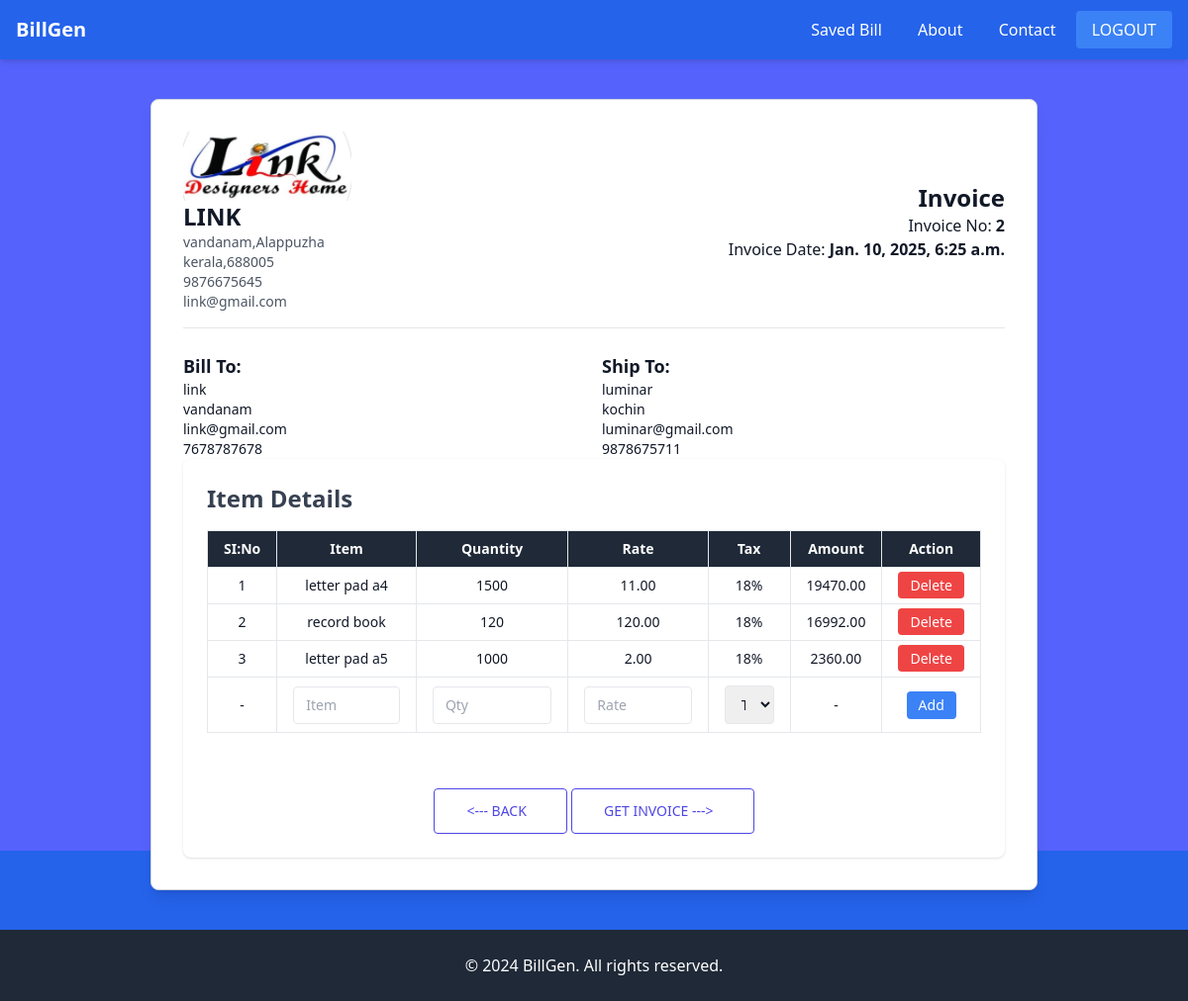
The page /generate/bill/2/ (signed in) on the database its author committed.
### billapp/models.py (models this page shows, shortened)
class Company(models.Model):
    company_obj=models.OneToOneField(User,on_delete=models.CASCADE,related_name="company")
    company_logo=models.ImageField(upload_to="company_logo",null=True,blank=True)
    company_name=models.CharField(max_length=100)
    registration_number = models.CharField(max_length=50,null=True,blank=True)
    company_address=models.TextField()
    city = models.CharField(max_length=100)
    state = models.CharField(max_length=100)
    country = models.CharField(max_length=100,null=True,blank=True)
    postal_code = models.CharField(max_length=20)
    company_mobile=models.CharField(max_length=12)
    company_email=models.EmailField()
    website = models.URLField(blank=True, null=True)
    company_GSTIN=models.CharField(max_length=20,null=True,blank=True)
    established_date = models.DateField(null=True,blank=True)
    active = models.BooleanField(default=True,null=True,blank=True)

class Receiver(models.Model):
    receiver_obj = models.ForeignKey(Company, on_delete=models.CASCADE, related_name='receivers')  # Linking to Company
    receiver_name = models.CharField(max_length=100)  # Receiver Name
    receiver_address = models.TextField()  # Receiver Address
    receiver_city = models.CharField(max_length=100,null=True,blank=True)  # City
    receiver_state = models.CharField(max_length=100)  # State
    receiver_country = models.CharField(max_length=100, default="India",null=True,blank=True)  # Country (default to India)
    receiver_postal_code = models.CharField(max_length=10, blank=True, null=True)  # Postal Code
    receiver_mobile = models.CharField(max_length=15,null=True,blank=True)  # Mobile Number
    receiver_alternate_phone = models.CharField(max_length=15, blank=True, null=True)  # Alternate Phone Number
    receiver_email = models.EmailField()  # Email Address
    receiver_GSTIN = models.CharField(max_length=20, blank=True, null=True, help_text="GST Identification Number")
    receiver_pan = models.CharField(max_length=10, blank=True, null=True, help_text="PAN Number")
    is_active = models.BooleanField(default=True,null=True,blank=True)  # Status: Active/Inactive
    created_at = models.DateTimeField(default=now, editable=False,null=True,blank=True)  # Timestamp for creation
    updated_at = models.DateTimeField(auto_now=True,null=True,blank=True)  # Timestamp for last update
    class Meta:
        verbose_name = "Receiver"
        verbose_name_plural = "Receivers"
        ordering = ['receiver_name']

class ShipTo(models.Model):
    ship_obj = models.ForeignKey(Company, on_delete=models.CASCADE, related_name='shipments')  # Linking to Company
    shipping_name = models.CharField(max_length=100)  # Recipient Name
    shipping_address = models.TextField()  # Full Shipping Address
    shipping_city = models.CharField(max_length=100,null=True,blank=True)  # City
    shipping_state = models.CharField(max_length=100,null=True,blank=True)  # State
    shipping_country = models.CharField(max_length=100, default="India",null=True,blank=True)  # Country
    shipping_postal_code = models.CharField(max_length=10, blank=True, null=True)  # Postal Code
    shipping_mobile = models.CharField(max_length=15,null=True,blank=True)  # Primary Mobile Number
    shipping_alternate_phone = models.CharField(max_length=15, blank=True, null=True)  # Alternate Phone Number
    shipping_email = models.EmailField()  # Email Address
    shipping_instructions = models.TextField(blank=True, null=True, help_text="Special instructions for delivery")
    is_active = models.BooleanField(default=True,null=True,blank=True)  # Status: Active/Inactive
    created_at = models.DateTimeField(default=now, editable=False,null=True,blank=True)  # Timestamp for creation
    updated_at = models.DateTimeField(auto_now=True,null=True,blank=True)  # Timestamp for last update
    class Meta:
        verbose_name = "Ship To"
        verbose_name_plural = "Ship To"
        ordering = ['shipping_name']

class Item(models.Model):
    items_obj = models.ForeignKey(Company, on_delete=models.CASCADE, related_name='items')  # Linking to Company
    si_no = models.PositiveIntegerField(null=True)  # Serial Number
    items = models.CharField(max_length=255)  # Item Name
    description = models.TextField(blank=True, null=True)  # Item Description
    quantity = models.PositiveIntegerField()  # Quantity of Items
    unit = models.CharField(max_length=50, choices=[
        ('pcs', 'Pieces'),
        ('kg', 'Kilograms'),
        ('ltr', 'Liters'),
        ('box', 'Box'),
        ('doz', 'Dozen'),
    ], default='pcs')  # Unit of Measurement
    rate = models.DecimalField(max_digits=10, decimal_places=2)  # Unit Rate
    discount = models.DecimalField(max_digits=5, decimal_places=2, default=0.0, help_text="Discount in %")  # Discount Percentage
    tax_option = [
        ('18', 'GST'),
        ('0', 'No Tax'),
    ]
    tax = models.CharField(max_length=50, choices=tax_option, default='None')  # Tax Type
    tax_rate = models.DecimalField(max_digits=5, decimal_places=2, default=0.0, help_text="Tax rate in %")  # Tax Rate
    stock = models.PositiveIntegerField(default=0, help_text="Current stock available")  # Stock Tracking
    amount = models.DecimalField(max_digits=12, decimal_places=2,null=True,blank=True)  # Total Amount
    created_at = models.DateTimeField(default=now, editable=False)  # Timestamp for creation
    updated_at = models.DateTimeField(auto_now=True)  # Timestamp for last update

### billapp/views.py (the view, shortened to what this page needs)
# urls.py: path("generate/bill/<int:pk>/",views.GenerateBillReceiptView.as_view(),name="generate-bill"),
@method_decorator(decs, name='dispatch')
class GenerateBillReceiptView(View):
    template_name = 'generate_bill.html'
    item_form_class = ItemForm
    def get(self, request, *args, **kwargs):
        id = kwargs.get('pk')
        item_form_instance = self.item_form_class()
        qs = Item.objects.filter(items_obj=request.user.company)
        comp_dtl=Company.objects.get(company_obj=(request.user))
        receiver = Receiver.objects.filter(receiver_obj=request.user.company).get(id=id)
        shipto = ShipTo.objects.filter(ship_obj=request.user.company).get(id=id)
        return render(request, self.template_name, {
            "data": qs,
            "item_form": item_form_instance,
            "receiver_data": receiver,
            "shipto_data": shipto,
            "comp_dtl":comp_dtl,
             "id": id ,
            })

### billapp/forms.py
class ItemForm(forms.ModelForm):
    class Meta:
        model=Item
        fields=["items","quantity","rate","tax","amount"]

### billapp/templates/generate_bill.html (shortened to what this page needs)
{%extends 'base.html'%}
{%block main_block%}
<body class=" bg-gray-100 py-10 ">
    <div class="mt-10 mb-10 page max-w-4xl mx-auto bg-white p-8 shadow-lg rounded-lg border border-gray-300">
        <div class="flex justify-between items-center border-b pb-4">
            <div>
                {% if comp_dtl.company_logo %}
                <img src="{{comp_dtl.company_logo.url}}" id="mainImage" class="w-4/4 h-4/4 " style="height: 70px;">
                {% else %}
                <h5 class="text-lg font-bold text-blue-600">{{company.company_name}}</h5>
                {% endif %}
                <h1 class="text-2xl font-bold">{{comp_dtl.company_name}}</h1>
                <p class="text-sm text-gray-600">{{comp_dtl.company_address}},{{comp_dtl.city}}</p>
                <p class="text-sm text-gray-600">{{comp_dtl.state}},{{comp_dtl.postal_code}}</p>
                <p class="text-sm text-gray-600">{{comp_dtl.company_mobile}}</p>
                <p class="text-sm text-gray-600">{{comp_dtl.company_email}}</p>
            </div>
            <div class="text-right">
                <h2 class="text-2xl font-bold">Invoice</h2>
                <p>Invoice No: <strong>{{receiver_data.id}}</strong></p>
                <p>Invoice Date: <strong>{{receiver_data.created_at}}</strong></p>
            </div>
        </div>
        <div class="grid grid-cols-2 gap-4 mt-6">
            <div>
                <h3 class="text-lg font-semibold">Bill To:</h3>
                {% if receiver_data %}
                <p class="text-sm">{{ receiver_data.receiver_name }}</p>
                <p class="text-sm">{{ receiver_data.receiver_address }}</p>
                <p class="text-sm">{{ receiver_data.receiver_email }}</p>
                <p class="text-sm">{{ receiver_data.receiver_mobile }}</p>
                {% else %}
                <p class="text-sm text-gray-600">No receiver data available</p>
                {% endif %}
            </div>
            <div>
                <h3 class="text-lg font-semibold">Ship To:</h3>
                {% if shipto_data %}
                <p class="text-sm">{{ shipto_data.shipping_name }}</p>
                <p class="text-sm">{{ shipto_data.shipping_address }}</p>
                <p class="text-sm">{{ shipto_data.shipping_email }}</p>
                <p class="text-sm">{{ shipto_data.shipping_mobile }}</p>
                {% else %}
                <p class="text-sm text-gray-600">No shipto data available</p>
                {% endif %}
            </div>
        </div>
        <section class="bg-white  rounded-lg shadow p-6">
            <h2 class="text-2xl font-bold text-gray-700 mb-4">Item Details</h2>
            <div class="overflow-x-auto">
                <table class="table-auto w-full text-sm border-collapse border border-gray-300">
                    <thead class="bg-gray-800 text-white">
                        <tr>
                            <th class="border px-4 py-2">SI:No</th>
                            <th class="border px-4 py-2">Item</th>
                            <th class="border px-4 py-2">Quantity</th>
                            <th class="border px-4 py-2">Rate</th>
                            <th class="border px-4 py-2">Tax</th>
                            <th class="border px-4 py-2">Amount</th>
                            <th class="border px-4 py-2">Action</th>
                        </tr>
                    </thead>
                    <tbody>
                        {% for d in data %}
                        <tr class="text-center hover:bg-gray-100">
                            <td class="border px-4 py-2">{{ forloop.counter }}</td>
                            <td class="border px-4 py-2">{{ d.items }}</td>
                            <td class="border px-4 py-2">{{ d.quantity }}</td>
                            <td class="border px-4 py-2">{{ d.rate }}</td>
                            <td class="border px-4 py-2">{{ d.tax }}%</td>
                            <td class="border px-4 py-2">{{d.amount }}</td>
                            <td class="border px-4 py-2">
                                <a href="{% url 'delete-item' pk=d.id bill_id=id %}"
                                    class="bg-red-500 text-white px-3 py-1 rounded hover:bg-red-600">Delete</a>
                            </td>
                        </tr>
                        {% endfor %}
                        <form action="" method="post">
                            <tr>
                                <td class="border px-4 py-2 text-center">-</td>
                                <td class="border px-4 py-2"><input type="text" name="items" placeholder="Item"
                                        class="w-full px-3 py-2 border rounded"></td>
                                <td class="border px-4 py-2"><input type="number" name="quantity" placeholder="Qty"
                                        class="w-full px-3 py-2 border rounded"></td>
                                <td class="border px-4 py-2"><input type="number" name="rate" placeholder="Rate"
                                        class="w-full px-3 py-2 border rounded"></td>
                                <td class="border px-4 py-2">
                                    <select name="tax" class="w-full px-3 py-2 border rounded">
                                        <option value="" disabled selected>Tax</option>
                                    </select>
                                </td>
                                <td class="border px-4 py-2 text-center">-</td>
                                <td class="border px-4 py-2 text-center">
                                    <button type="submit" name="submit_item_form"
                                        class="bg-blue-500 text-white px-3 py-1 rounded hover:bg-blue-600">Add</button>
                                </td>
                            </tr>
                        </form>
                    </tbody>
                </table>
            </div>
            <div class="row mt-4 text-center">
                <a class="mt-10 inline-flex items-center gap-2 rounded border border-indigo-600 px-8 py-3 text-indigo-600 hover:bg-indigo-600 hover:text-white focus:outline-none focus:ring active:bg-indigo-500"
                    href="{% url 'index' %}">
                    <span class="text-sm font-medium"> <--- BACK </span>
                </a>
                <a class="mt-10 inline-flex items-center gap-2 rounded border border-indigo-600 px-8 py-3 text-indigo-600 hover:bg-indigo-600 hover:text-white focus:outline-none focus:ring active:bg-indigo-500"
                    href="{% url 'invoice' pk=id %}">
                    <span class="text-sm font-medium"> GET INVOICE ---> </span>
                </a>
            </div>
        </section>
    </div>
</body>
{%endblock%}

### rows shown on the page
Company: company_logo (picture), company_name "LINK", company_address "vandanam", city "Alappuzha", state "kerala", postal_code "688005", company_mobile "9876675645", company_email "link@gmail.com"
Receiver: id "2", created_at "Jan. 10, 2025, 6:25 a.m.", receiver_name "link", receiver_address "vandanam", receiver_email "link@gmail.com", receiver_mobile "7678787678"
ShipTo: shipping_name "luminar", shipping_address "kochin", shipping_email "luminar@gmail.com", shipping_mobile "9878675711"
Item: items "letter pad a4", quantity "1500", rate "11.00", tax "18", amount "19470.00"
Item: items "record book", quantity "120", rate "120.00", tax "18", amount "16992.00"
Item: items "letter pad a5", quantity "1000", rate "2.00", tax "18", amount "2360.00"
